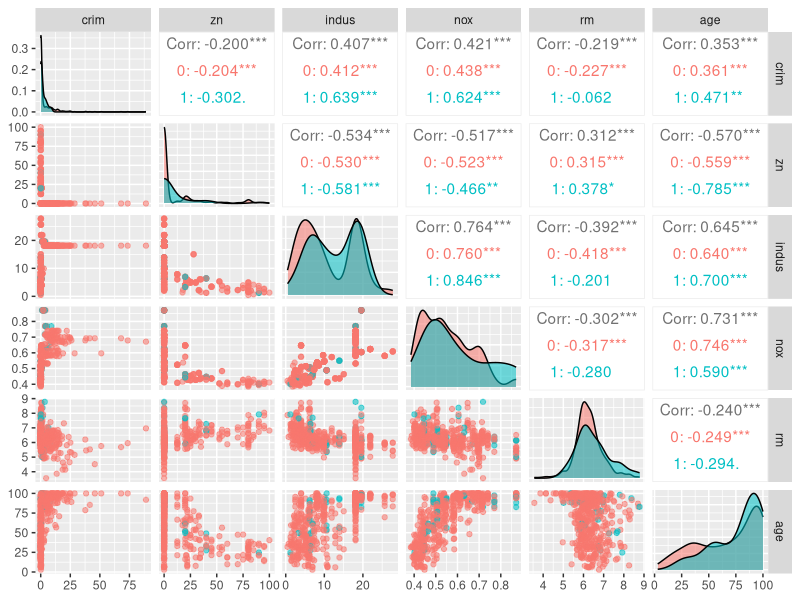
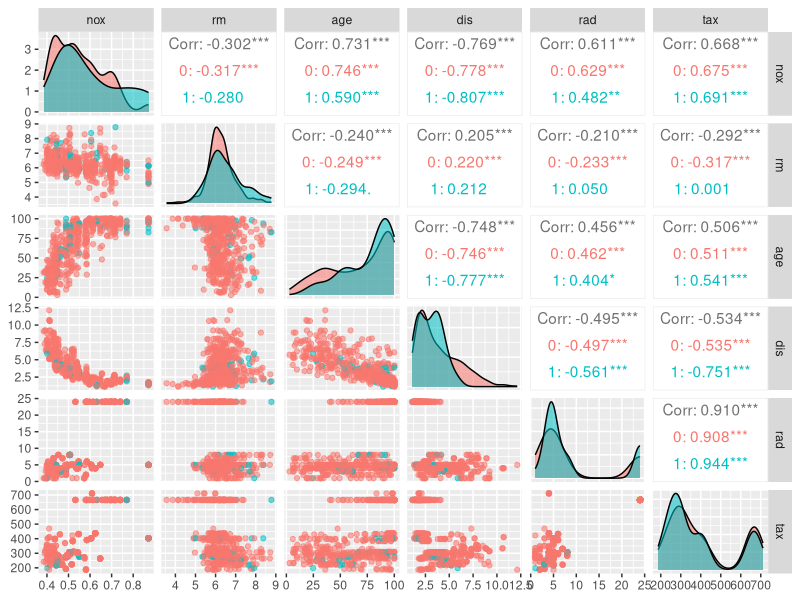
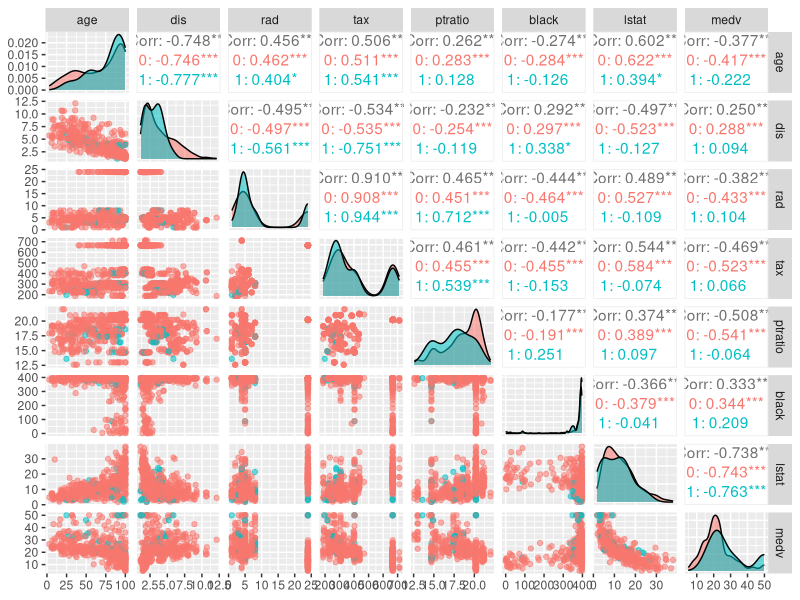
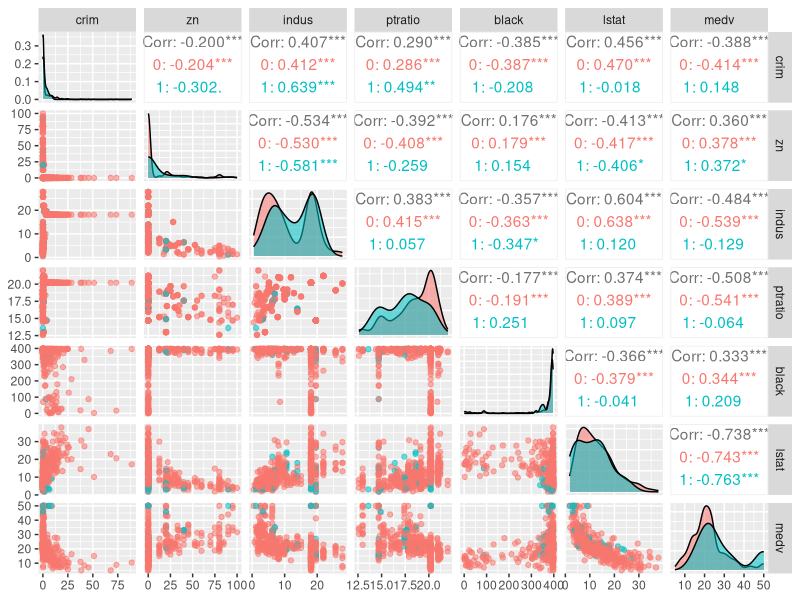
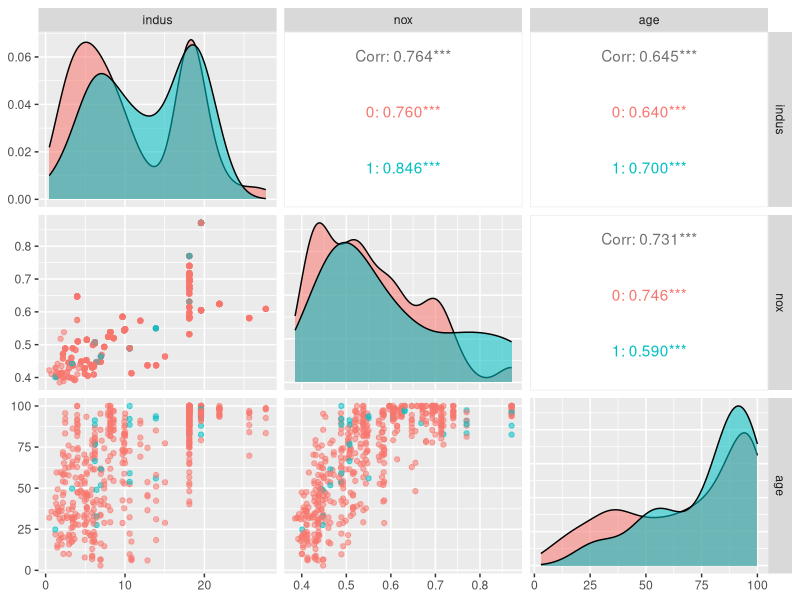
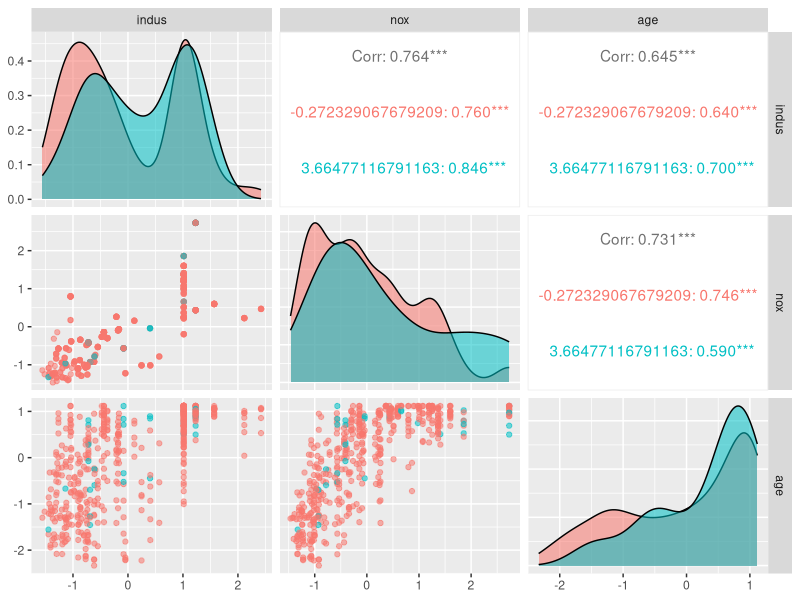
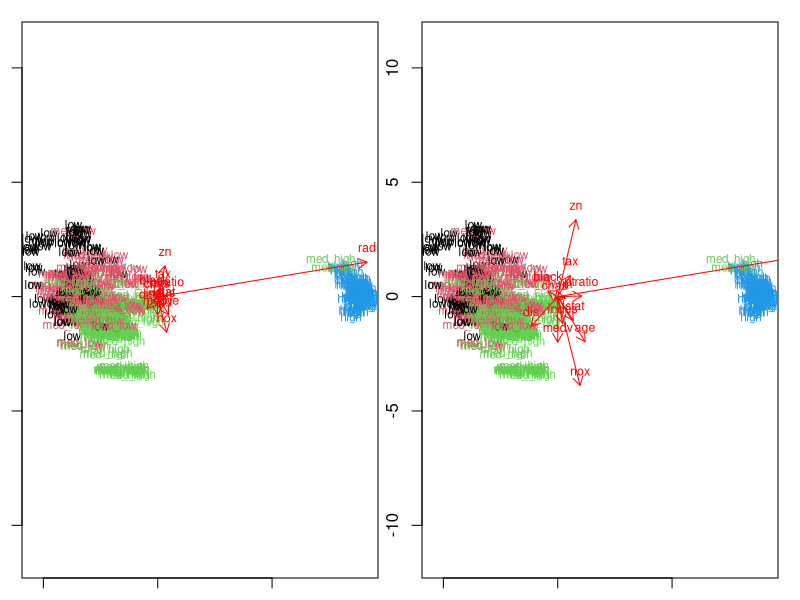
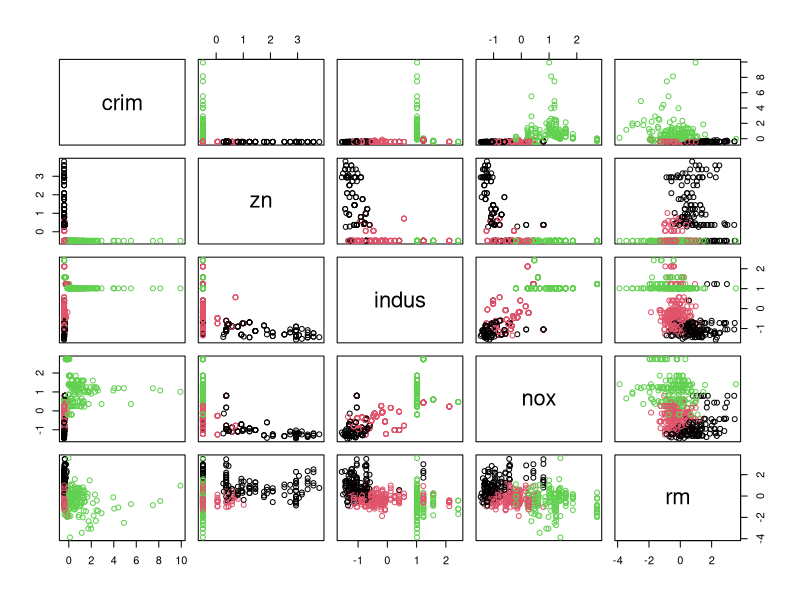

The R script that drew these images, in order:
## ---- chunk 1
knitr::opts_chunk$set(echo = TRUE)
library(MASS)
library(ggplot2)
library(GGally)
library(dplyr)
## ---- chunk 2

str(Boston)
summary(Boston)
## ---- chunk 3
ggpairs(Boston, columns=c(1,2,3,5,6,7), mapping = aes(col=as.factor(Boston$chas), alpha=0.3), lower = list(combo = wrap("facethist", bins = 20)))
ggpairs(Boston[5:10], mapping = aes(col=as.factor(Boston$chas), alpha=0.3), lower = list(combo = wrap("facethist", bins = 20)))
ggpairs(Boston[7:14], mapping = aes(col=as.factor(Boston$chas), alpha=0.3), lower = list(combo = wrap("facethist", bins = 20)))
ggpairs(Boston[-(4:10)], mapping = aes(col=as.factor(Boston$chas), alpha=0.3), lower = list(combo = wrap("facethist", bins = 20)))
## ---- chunk 4
Data<-as.data.frame(scale(Boston))
summary(Data)


## ---- chunk 5

par(mar=c(1.1,1.1,1.1,1.1), mfrow=c(1,2))
ggpairs(Boston, columns=c(3,5,7), mapping = aes(col=as.factor(Boston$chas), alpha=0.3), lower = list(combo = wrap("facethist", bins = 20)))
ggpairs(Data, columns=c(3,5,7), mapping = aes(col=as.factor(Data$chas), alpha=0.3), lower = list(combo = wrap("facethist", bins = 20)))
## ---- chunk 6
bins <- quantile(Data$crim)
crime <- cut(Data$crim, breaks = bins,label=c("low","med_low","med_high","high"), include.lowest = TRUE)
Data <- dplyr::select(Data, -crim)
Data <- data.frame(Data, crime)
n <- nrow(Data)

ind <- sample(n,  size = n * 0.8)
train <- Data[ind,]
test <- Data[-ind,]
correct_classes <- test$crime
test <- dplyr::select(test, -crime)

## ---- chunk 7
# linear discriminant analysis
lda.fit <- lda(crime~., data = train)

# print the lda.fit object
lda.fit

# the function for lda biplot arrows
lda.arrows <- function(x, myscale = 1, arrow_heads = 0.1, color = "red", tex = 0.75, choices = c(1,2)){
  heads <- coef(x)
  arrows(x0 = 0, y0 = 0, 
         x1 = myscale * heads[,choices[1]], 
         y1 = myscale * heads[,choices[2]], col=color, length = arrow_heads)
  text(myscale * heads[,choices], labels = row.names(heads), 
       cex = tex, col=color, pos=3)
}

# target classes as numeric
classes <- as.numeric(train$crime)

# plot the lda results
plot(lda.fit, dimen = 2, col=classes, pch=classes)
lda.arrows(lda.fit, myscale = 2)

plot(lda.fit, dimen = 2, col=classes, pch=classes)
lda.arrows(lda.fit, myscale = 5)

## ---- chunk 8
library(knitr)
# predict classes with test data
lda.pred <- predict(lda.fit, newdata = test)

# cross tabulate the results
table(correct = correct_classes, predicted = lda.pred$class)
## ---- chunk 9
boston<-as.data.frame(scale(Boston))

#Let's see the distances of the variables.
dist_eu <- dist(boston)

# look at the summary of the distances
summary(dist_eu)
km <-kmeans(boston, centers = 3)

# plot the Boston dataset with clusters
par(mfrow=c(2,2))
pairs(boston[c(1,2,3,5,6)], col = km$cluster)
pairs(boston[6:10], col = km$cluster)
pairs(boston[10:14], col = km$cluster)
pairs(boston[c(12,13,14,1,2,3)], col = km$cluster)
# MASS, ggplot2 and Boston dataset are available
